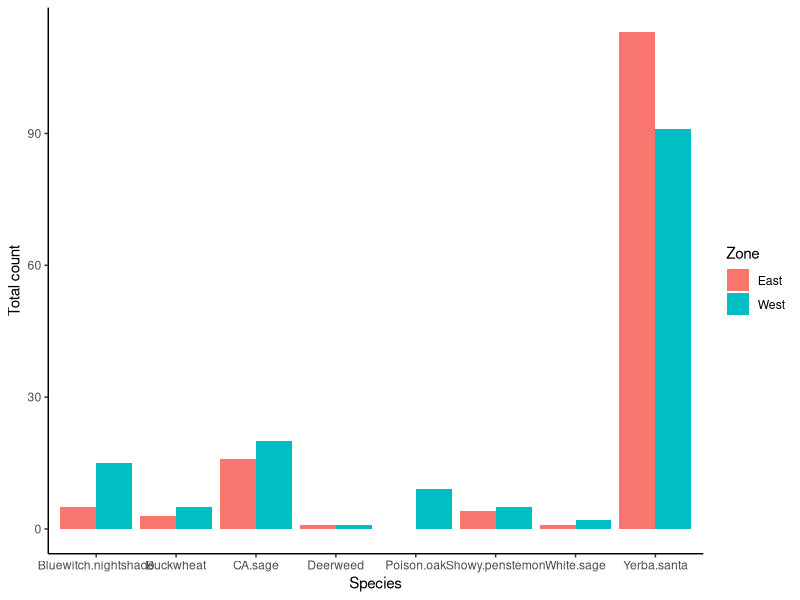
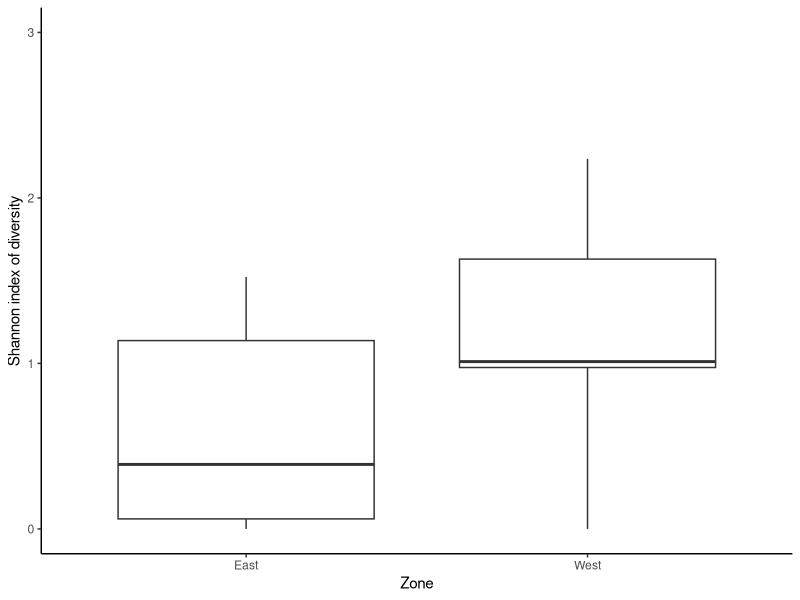
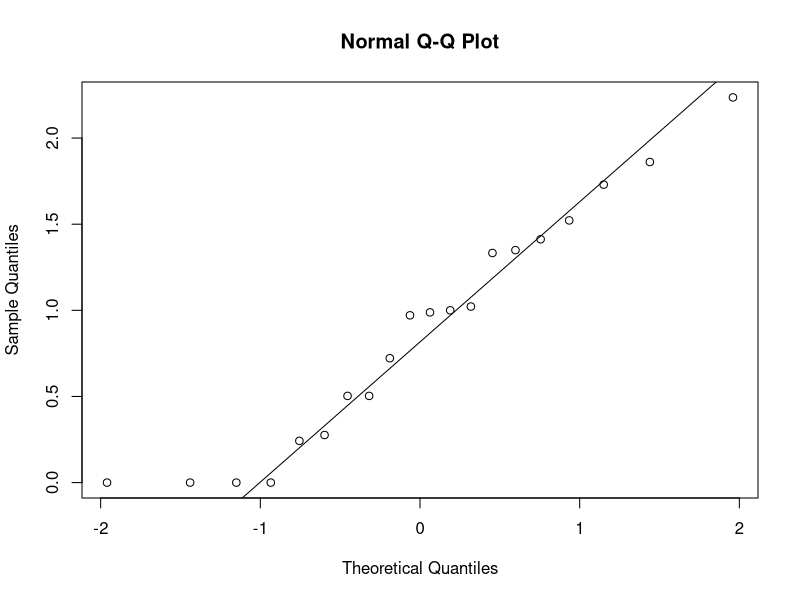
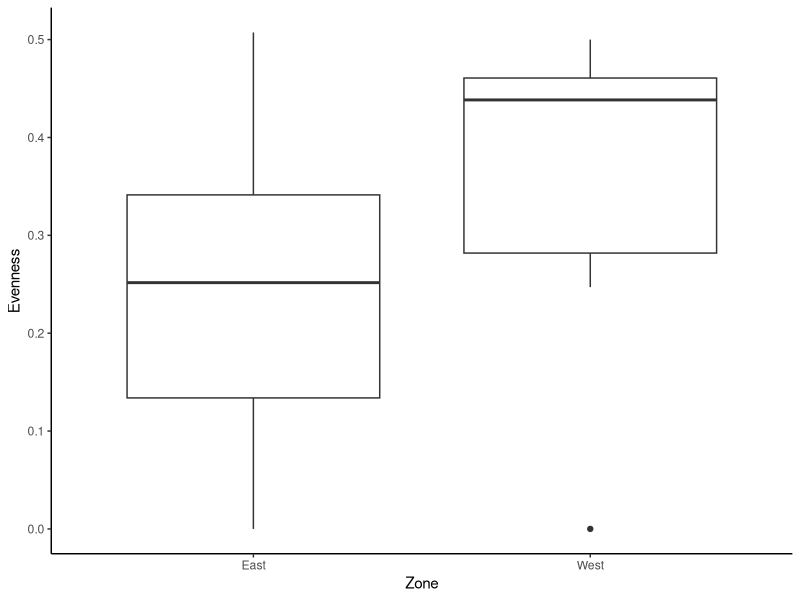
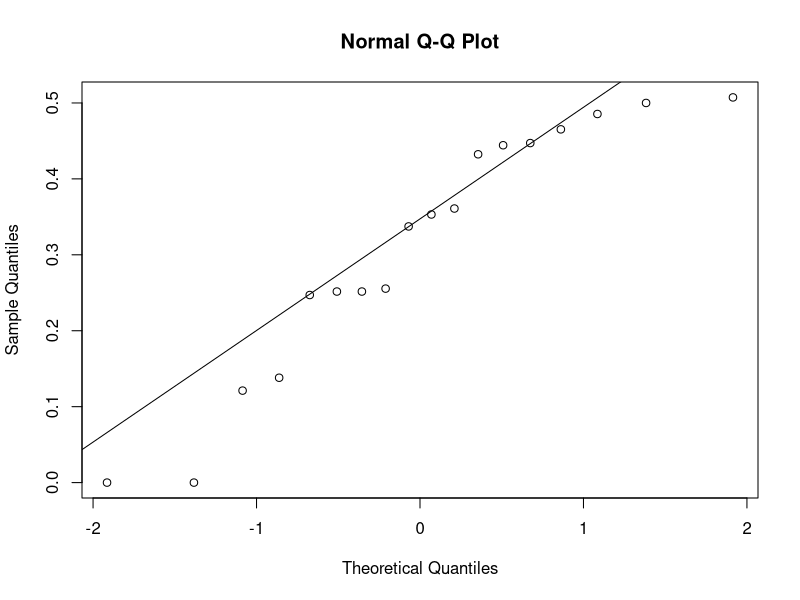
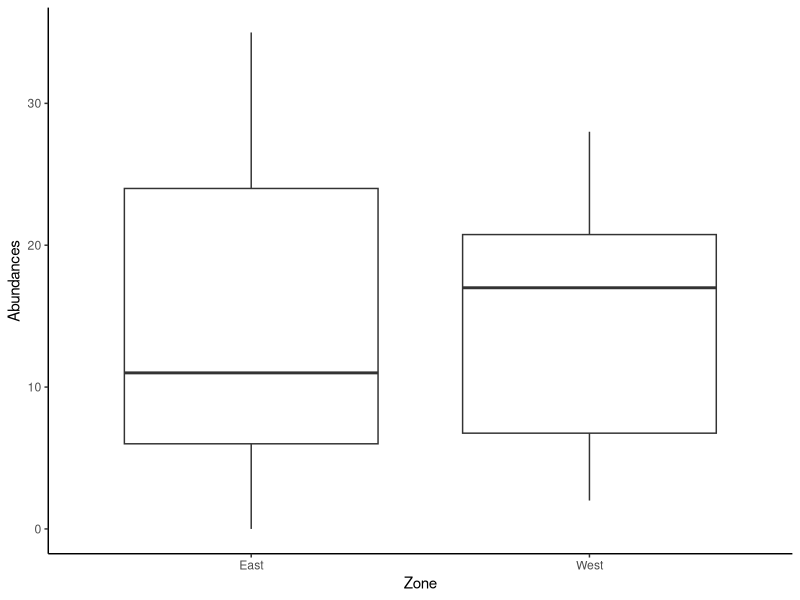
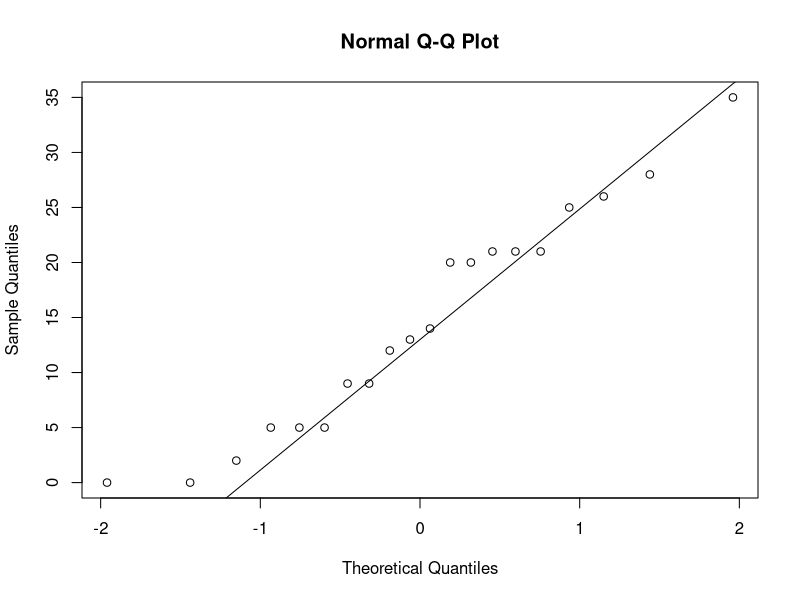

The R source for these figures, in order:
## ---- chunk 1
library(tidyverse)
library(ggplot2)
library(vegan)
theme_set(theme_classic())
## ---- chunk 2
shrub_data <- read_csv("BFS shrub data.csv")
head(shrub_data)

# For use with diversity() from vegan:
shrub <- shrub_data %>%
  select(CA.sage, Yerba.santa, Buckwheat, Deerweed, Showy.penstemon, White.sage, 
         Bluewitch.nightshade, Poison.oak)

# Visualizing species (and abundances) in each zone:
tidy_shrub <- shrub_data %>%
  select(Index, Zone, CA.sage, Yerba.santa, Buckwheat, Deerweed, Showy.penstemon, 
         White.sage, Bluewitch.nightshade, Poison.oak) %>%
  pivot_longer(c(CA.sage, Yerba.santa, Buckwheat, Deerweed, Showy.penstemon, 
         White.sage, Bluewitch.nightshade, Poison.oak),
         names_to = "Species", values_to = "Count")

summary_shrub <- tidy_shrub %>%
  group_by(Zone, Species) %>%
  summarize(total_obs = sum(Count))

summary_shrub %>% ggplot() +
  geom_col(aes(x=Species, y=total_obs, fill = Zone), position=position_dodge()) +
  ylab("Total count")
## ---- chunk 3
shrub_data <- shrub_data %>%
  mutate(Shannon = diversity(shrub, index="shannon", base=2))

# boxplot
shrub_data %>% ggplot() +
  geom_boxplot(mapping = aes(x=Zone, y=Shannon)) +
  ylab("Shannon index of diversity") +
  ylim(0, log2(ncol(shrub)))

# normality check
qqnorm(shrub_data$Shannon)
qqline(shrub_data$Shannon)

# data isn't normally distributed, therefore use Kruskal-Wallis test
kruskal.test(Shannon ~ Zone, data = shrub_data)

# summary statistics
shrub_data %>%
  group_by(Zone) %>%
  summarize(mean_Shannon=mean(Shannon), 
            SE_Shannon = sd(Shannon)/sqrt(length(Shannon)))
## ---- chunk 4
# To calculate evenness, first need species richness (species count) of samples
rich_v <- (shrub_data$CA.sage > 0) + (shrub_data$Yerba.santa > 0) + 
  (shrub_data$Buckwheat > 0) + (shrub_data$Deerweed > 0) + 
  (shrub_data$Showy.penstemon > 0) + (shrub_data$White.sage > 0) + 
  (shrub_data$Bluewitch.nightshade > 0) + (shrub_data$Poison.oak > 0)

shrub_data <- shrub_data %>%
  mutate(spec_count = rich_v)

# Working with evenness
shrub_data <- shrub_data %>%
  mutate(evenness = Shannon/spec_count)

shrub_data %>% ggplot() +
  geom_boxplot(aes(x = Zone, y = evenness)) +
  ylab("Evenness")

# check for normality here
qqnorm(shrub_data$evenness)
qqline(shrub_data$evenness)
# doesn't seem normally distributed, therefore Kruskal-Wallis
kruskal.test(evenness ~ Zone, data = shrub_data)

# summary statistics
shrub_data %>%
  group_by(Zone) %>%
  filter(!is.na(evenness)) %>%
  summarize(mean_evenness = mean(evenness), 
            SE_evenness = sd(evenness)/sqrt(length(evenness)))
## ---- chunk 5
# adding an abundances column
shrub_data <- shrub_data %>%
  mutate(total_abundances = shrub_data$CA.sage + shrub_data$Yerba.santa + 
    shrub_data$Buckwheat + shrub_data$Deerweed + shrub_data$Showy.penstemon + 
    shrub_data$White.sage + shrub_data$Bluewitch.nightshade + shrub_data$Poison.oak)

shrub_data %>% ggplot() +
  geom_boxplot(aes(x=Zone, y=total_abundances)) +
  ylab("Abundances")

#normality check
qqnorm(shrub_data$total_abundances)
qqline(shrub_data$total_abundances)
#doesn't appear normally distributed; use Kruskal-Wallis
kruskal.test(total_abundances ~ Zone, data = shrub_data)

# summary data
shrub_data %>%
  group_by(Zone) %>%
  summarize(mean_abundance = mean(total_abundances), 
            SE_abundance = sd(total_abundances)/sqrt(length(total_abundances)))
